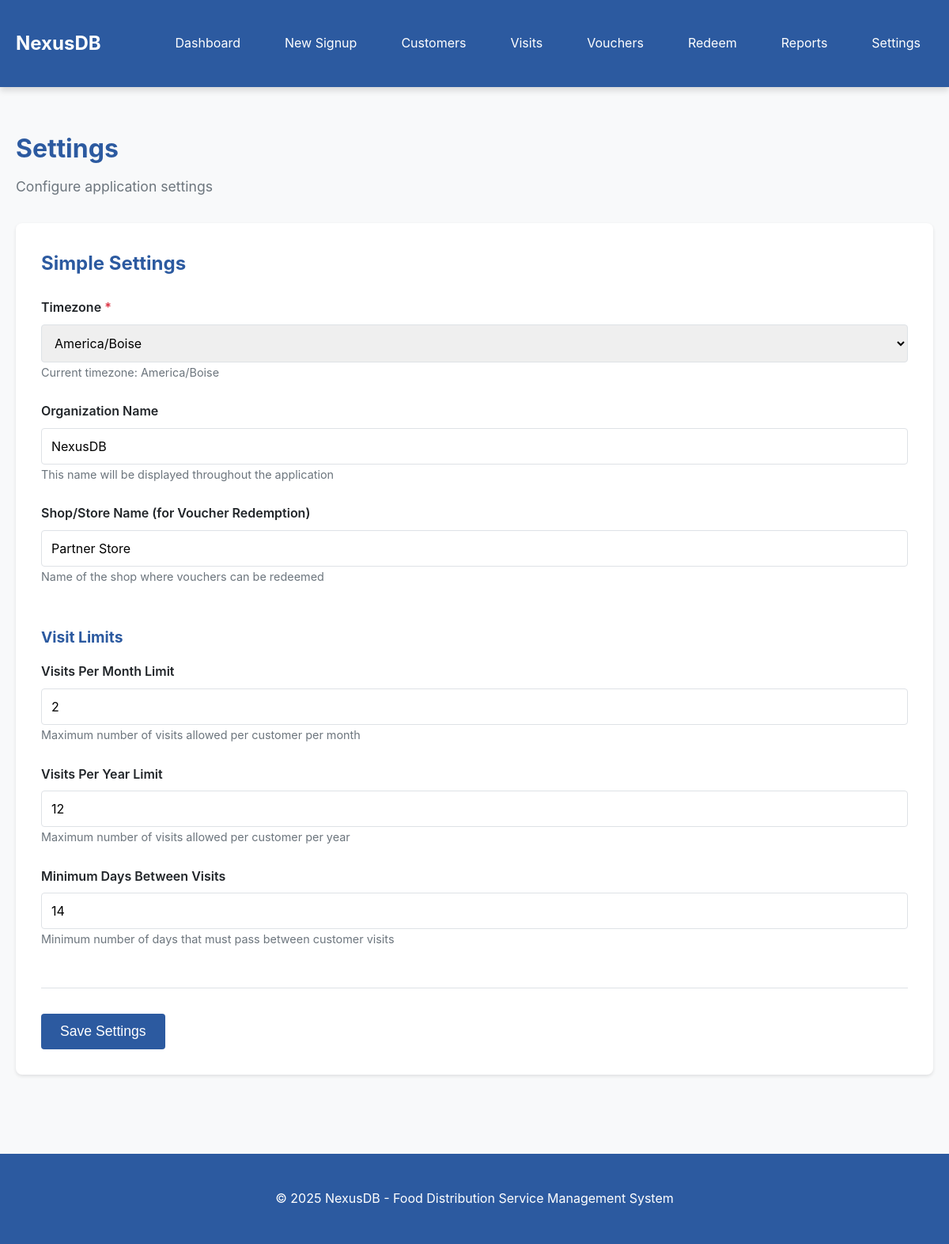
The page /settings.php on the database its author committed.
### tables this page shows
CREATE TABLE IF NOT EXISTS `settings` (
  `id` int(11) NOT NULL AUTO_INCREMENT,
  `setting_key` varchar(100) NOT NULL UNIQUE,
  `setting_value` text,
  `updated_at` timestamp NOT NULL DEFAULT CURRENT_TIMESTAMP ON UPDATE CURRENT_TIMESTAMP,
  PRIMARY KEY (`id`)
);

### config.php (called while the page is built, shortened)
<?php
class Database {
    private static $instance = null;
    private $connection;
    private function __construct() {
        try {
            $this->connection = new PDO(
                "mysql:host=" . DB_HOST . ";dbname=" . DB_NAME . ";charset=utf8mb4",
                DB_USER,
                DB_PASS,
                [
                    PDO::ATTR_ERRMODE => PDO::ERRMODE_EXCEPTION,
                    PDO::ATTR_DEFAULT_FETCH_MODE => PDO::FETCH_ASSOC,
                    PDO::ATTR_EMULATE_PREPARES => false
                ]
            );
        } catch(PDOException $e) {
            die("Database connection failed: " . $e->getMessage());
        }
    }
    public static function getInstance() {
        if (self::$instance === null) {
            self::$instance = new self();
        }
        return self::$instance;
    }
    public function getConnection() {
        return $this->connection;
    }
}
function getDB() {
    return Database::getInstance()->getConnection();
}
function getSetting($key, $default = null) {
    $db = getDB();
    $stmt = $db->prepare("SELECT setting_value FROM settings WHERE setting_key = ?");
    $stmt->execute([$key]);
    $result = $stmt->fetch();
    return $result ? $result['setting_value'] : $default;
}
?>

### settings.php (the view, shortened to what this page needs)
<?php
require_once 'config.php';
$mode = getSetting('settings_mode', 'simple');
$current_timezone = getSetting('timezone', 'America/Boise');
$organization_name = getSetting('organization_name', 'NexusDB');
$shop_name = getSetting('shop_name', 'Partner Store');
$visits_per_month = getSetting('visits_per_month_limit', 2);
$visits_per_year = getSetting('visits_per_year_limit', 12);
$min_days_between = getSetting('min_days_between_visits', 14);
$timezones = timezone_identifiers_list();
include 'header.php';
?>
<div class="container">
    <div class="page-header">
        <h1>Settings</h1>
        <p class="lead">Configure application settings</p>
    </div>
    <form method="POST" action="" class="settings-form">
        <?php if ($mode === 'simple'): ?>
            <div class="settings-section">
                <h2>Simple Settings</h2>
                <div class="form-group">
                    <label for="timezone">Timezone <span class="required">*</span></label>
                    <select id="timezone" name="timezone" required>
                        <?php
                        foreach ($timezones as $tz) {
                            $selected = ($tz === $current_timezone) ? 'selected' : '';
                            echo "<option value=\"$tz\" $selected>$tz</option>";
                        }
                        ?>
                    </select>
                    <small class="help-text">Current timezone: <?php echo date_default_timezone_get(); ?></small>
                </div>
                <div class="form-group">
                    <label for="organization_name">Organization Name</label>
                    <input type="text" id="organization_name" name="organization_name" value="<?php echo htmlspecialchars($organization_name); ?>" placeholder="Enter organization name">
                    <small class="help-text">This name will be displayed throughout the application</small>
                </div>
                <div class="form-group">
                    <label for="shop_name">Shop/Store Name (for Voucher Redemption)</label>
                    <input type="text" id="shop_name" name="shop_name" value="<?php echo htmlspecialchars($shop_name); ?>" placeholder="Enter shop/store name">
                    <small class="help-text">Name of the shop where vouchers can be redeemed</small>
                </div>
                <div class="form-section">
                    <h3>Visit Limits</h3>
                    <div class="form-group">
                        <label for="visits_per_month_limit">Visits Per Month Limit</label>
                        <input type="number" id="visits_per_month_limit" name="visits_per_month_limit" value="<?php echo $visits_per_month; ?>" min="1" required>
                        <small class="help-text">Maximum number of visits allowed per customer per month</small>
                    </div>
                    <div class="form-group">
                        <label for="visits_per_year_limit">Visits Per Year Limit</label>
                        <input type="number" id="visits_per_year_limit" name="visits_per_year_limit" value="<?php echo $visits_per_year; ?>" min="1" required>
                        <small class="help-text">Maximum number of visits allowed per customer per year</small>
                    </div>
                    <div class="form-group">
                        <label for="min_days_between_visits">Minimum Days Between Visits</label>
                        <input type="number" id="min_days_between_visits" name="min_days_between_visits" value="<?php echo $min_days_between; ?>" min="1" required>
                        <small class="help-text">Minimum number of days that must pass between customer visits</small>
                    </div>
                </div>
                <div class="form-actions">
                    <button type="submit" name="save_simple" class="btn btn-primary btn-large">Save Settings</button>
                </div>
            </div>
        <?php endif; ?>
    </form>
</div>
<?php include 'footer.php'; ?>

### header.php (shortened to what this page needs)
<!DOCTYPE html>
<html lang="en">
<head>
    <link rel="stylesheet" href="css/style.css">
</head>
<body>
    <nav class="navbar">
        <div class="container">
            <div class="nav-brand">
                <a href="index.php"><?php echo htmlspecialchars(getSetting('organization_name', 'NexusDB')); ?></a>
            </div>
            <ul class="nav-menu">
                <li><a href="index.php">Dashboard</a></li>
                <li><a href="signup.php">New Signup</a></li>
                <li><a href="customers.php">Customers</a></li>
                <li><a href="visits.php">Visits</a></li>
                <li><a href="vouchers.php">Vouchers</a></li>
                <li><a href="voucher_redemption.php">Redeem</a></li>
                <li><a href="reports.php">Reports</a></li>
                <li><a href="settings.php">Settings</a></li>
            </ul>
        </div>
    </nav>
    <main class="main-content">

### footer.php
    </main>
    <footer class="footer">
        <div class="container">
            <p>&copy; <?php echo date('Y'); ?> NexusDB - Food Distribution Service Management System</p>
        </div>
    </footer>
</body>
</html>

### css/style.css (style rules this page uses)
* { margin: 0; padding: 0; box-sizing: border-box; }
:root { --primary-color: #2c5aa0; --primary-dark: #1e3f73; --secondary-color: #6c757d; --success-color: #28a745; --danger-color: #dc3545; --warning-color: #ffc107; --info-color: #17a2b8; --light-bg: #f8f9fa; --border-color: #dee2e6; --text-color: #212529; --text-muted: #6c757d; --white: #ffffff; --shadow: 0 2px 4px rgba(0,0,0,0.1); --shadow-lg: 0 4px 8px rgba(0,0,0,0.15); }
body { font-family: -apple-system, BlinkMacSystemFont, 'Segoe UI', Roboto, 'Helvetica Neue', Arial, sans-serif; color: var(--text-color); background-color: var(--light-bg); line-height: 1.6; }
.container { max-width: 1200px; margin: 0 auto; padding: 20px; }
.navbar { background-color: var(--primary-color); color: var(--white); padding: 1rem 0; box-shadow: var(--shadow-lg); }
.navbar .container { display: flex; justify-content: space-between; align-items: center; }
.nav-brand a { color: var(--white); text-decoration: none; font-size: 1.5rem; font-weight: bold; }
.nav-menu { display: flex; list-style: none; gap: 1.5rem; }
.nav-menu a { color: var(--white); text-decoration: none; padding: 0.5rem 1rem; border-radius: 4px; transition: background-color 0.3s; }
.main-content { min-height: calc(100vh - 140px); padding: 2rem 0; }
.page-header { margin-bottom: 2rem; }
.page-header h1 { color: var(--primary-color); margin-bottom: 0.5rem; }
.page-header .lead { color: var(--text-muted); font-size: 1.1rem; }
.btn { display: inline-block; padding: 0.5rem 1rem; border: none; border-radius: 4px; text-decoration: none; cursor: pointer; font-size: 1rem; transition: all 0.3s; text-align: center; }
.btn-primary { background-color: var(--primary-color); color: var(--white); }
.btn-large { padding: 0.75rem 1.5rem; font-size: 1.1rem; }
.form-section { margin-bottom: 2.5rem; padding-bottom: 2rem; border-bottom: 2px solid var(--border-color); overflow: hidden; }
.form-group { margin-bottom: 1.5rem; }
label { display: block; margin-bottom: 0.5rem; font-weight: 600; color: var(--text-color); }
.required { color: var(--danger-color); }
input[type="text"], input[type="date"], input[type="tel"], input[type="number"], input[type="email"], select, textarea { width: 100%; padding: 0.75rem; border: 1px solid var(--border-color); border-radius: 4px; font-size: 1rem; font-family: inherit; transition: border-color 0.3s; }
.help-text { color: var(--text-muted); font-size: 0.9rem; margin-bottom: 1rem; }
.form-actions { display: flex; gap: 1rem; margin-top: 2rem; }
.footer { background-color: var(--primary-color); color: var(--white); text-align: center; padding: 1.5rem 0; margin-top: 3rem; }
.settings-form { background: var(--white); padding: 2rem; border-radius: 8px; box-shadow: var(--shadow); }
.settings-section h2 { color: var(--primary-color); margin-bottom: 1.5rem; font-size: 1.5rem; }
.settings-section h3 { color: var(--primary-color); margin-bottom: 1rem; margin-top: 1.5rem; font-size: 1.2rem; }
.settings-section .form-section { border-bottom: 1px solid var(--border-color); padding-bottom: 1.5rem; margin-bottom: 1.5rem; }

### rows shown on the page
settings: visits_per_month_limit "2"
settings: visits_per_year_limit "12"
settings: min_days_between_visits "14"

### other values the page prints
getSetting('organization_name', 'NexusDB') "NexusDB"
date_default_timezone_get() "America/Boise"
form field timezone "America/Boise"
